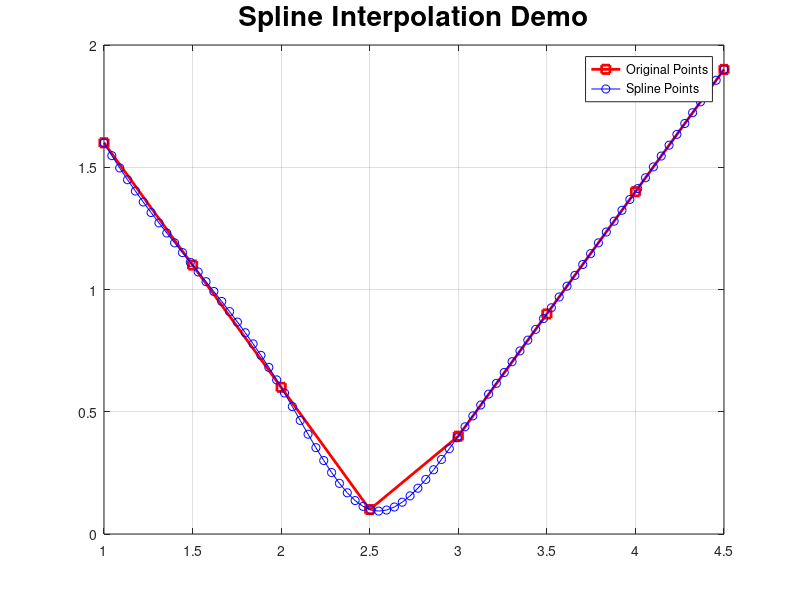
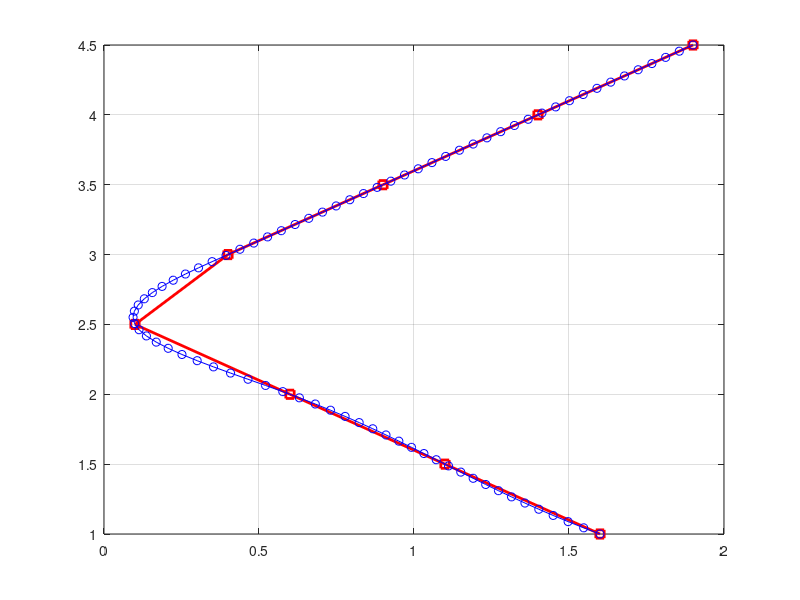

Recreate these plots in MATLAB, in order.
% Create the original knot points.
xInitial = [1.6 1.1 .6 .1 .4 .9 1.4 1.9];
yInitial = [1 1.5 2 2.5 3 3.5 4 4.5];
lengthX = length(xInitial);
% flip sideways so there is only 1 y for every x
x = yInitial;
y = xInitial;
% Plot it and show how the line has sharp bends.
plot(x, y, '-sr', 'LineWidth', 2);
grid on;
set(gcf, 'Position', get(0,'Screensize')); % Maximize figure.
% Use splines to interpolate a smoother curve,
% with 10 times as many points,
% that goes exactly through the same data points.
samplingRateIncrease = 10;
newXSamplePoints = linspace(min(x), max(x), lengthX * samplingRateIncrease);
smoothedY = spline(x, y, newXSamplePoints);
% Now flip back
ySmooth = newXSamplePoints;
xSmooth = smoothedY;
% Plot smoothedY and show how the line is
% smooth, and has no sharp bends.
hold on; % Don't destroy the first curve we plotted.
plot(newXSamplePoints, smoothedY, '-ob');
title('Spline Interpolation Demo', 'FontSize', 20);
legend('Original Points', 'Spline Points');
figure;
plot(xInitial, yInitial, '-sr', 'LineWidth', 2);
% Plot smoothedY and show how the line is
% smooth, and has no sharp bends.
hold on; % Don't destroy the first curve we plotted.
plot(xSmooth, ySmooth, '-ob');
grid on;